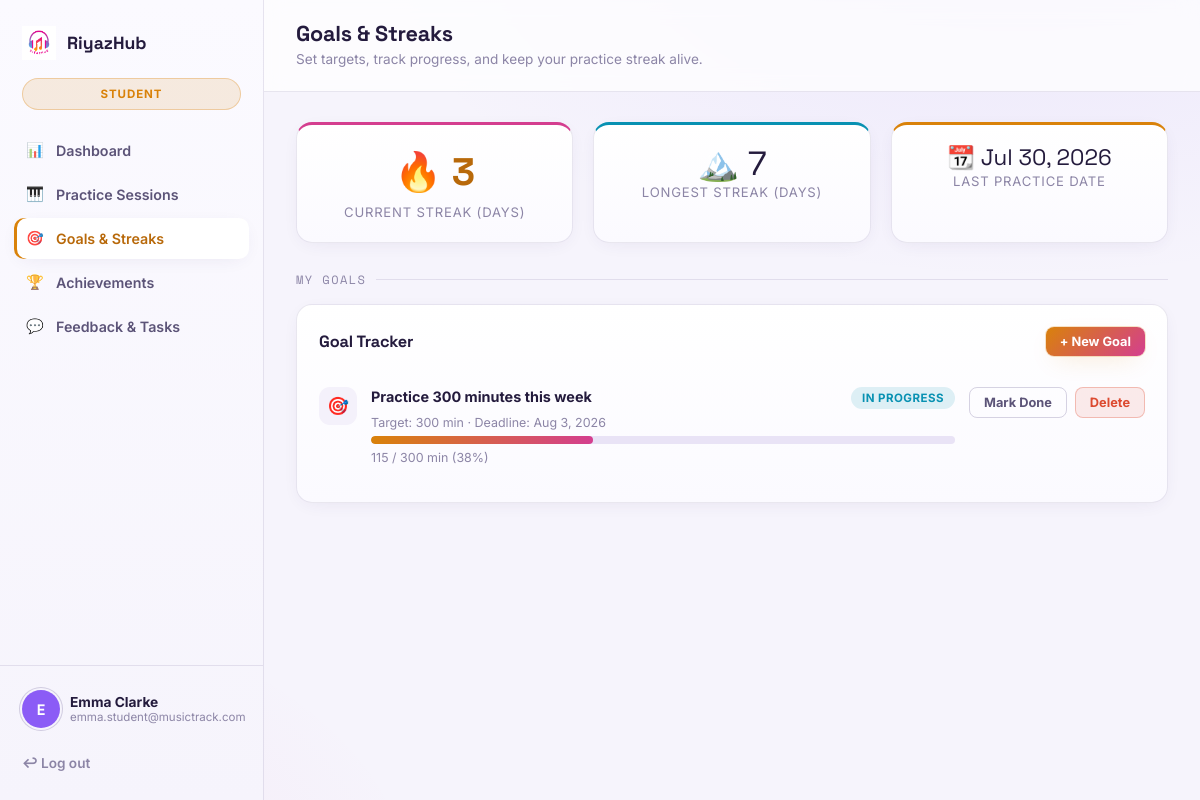
The page /student/goals.php (signed in) on the database its author committed.
### tables this page shows
CREATE TABLE streaks (
  id INT AUTO_INCREMENT PRIMARY KEY,
  student_id INT NOT NULL UNIQUE,
  current_streak INT NOT NULL DEFAULT 0,
  longest_streak INT NOT NULL DEFAULT 0,
  last_practice_date DATE DEFAULT NULL,
  CONSTRAINT fk_streaks_student FOREIGN KEY (student_id) REFERENCES users(id) ON DELETE CASCADE
);

CREATE TABLE goals (
  id INT AUTO_INCREMENT PRIMARY KEY,
  student_id INT NOT NULL,
  title VARCHAR(150) NOT NULL,
  target_minutes INT NOT NULL DEFAULT 0,
  deadline DATE DEFAULT NULL,
  status ENUM('in_progress','completed','missed') NOT NULL DEFAULT 'in_progress',
  created_at TIMESTAMP DEFAULT CURRENT_TIMESTAMP,
  CONSTRAINT fk_goals_student FOREIGN KEY (student_id) REFERENCES users(id) ON DELETE CASCADE
);

### includes/auth.php (called while the page is built, shortened)
<?php
function h($str) {
    return htmlspecialchars((string) $str, ENT_QUOTES, 'UTF-8');
}

### student/goals.php (the view, shortened to what this page needs)
<?php
require_once __DIR__ . '/../includes/auth.php';
$db = getDB();
$studentId = $_SESSION['user_id'];
$stmt = $db->prepare('SELECT * FROM streaks WHERE student_id = ?');
$stmt->execute([$studentId]);
$streak = $stmt->fetch() ?: ['current_streak' => 0, 'longest_streak' => 0, 'last_practice_date' => null];
$stmt = $db->prepare('SELECT g.*, (SELECT COALESCE(SUM(duration_minutes),0) FROM practice_sessions WHERE student_id=g.student_id AND created_at >= g.created_at) AS progress_minutes
                       FROM goals g WHERE g.student_id = ? ORDER BY FIELD(status,"in_progress","completed","missed"), deadline ASC');
$stmt->execute([$studentId]);
$goals = $stmt->fetchAll();
require __DIR__ . '/../includes/sidebar.php';
?>
<div class="grid grid-3">
  <div class="card stat-card accent-magenta text-center">
    <div class="streak-flame" style="font-size:2.4rem; justify-content:center;">🔥 <?= (int)$streak['current_streak'] ?></div>
    <div class="stat-label" style="margin-top:8px;">Current Streak (days)</div>
  </div>
  <div class="card stat-card accent-cyan text-center">
    <div class="stat-value">🏔️ <?= (int)$streak['longest_streak'] ?></div>
    <div class="stat-label">Longest Streak (days)</div>
  </div>
  <div class="card stat-card text-center">
    <div class="stat-value" style="font-size:1.4rem;">📆 <?= $streak['last_practice_date'] ? date('M j, Y', strtotime($streak['last_practice_date'])) : '—' ?></div>
    <div class="stat-label">Last Practice Date</div>
  </div>
</div>
<div class="eq-divider">My Goals</div>
<div class="card">
  <div class="card-header">
    <h3>Goal Tracker</h3>
    <button class="btn btn-primary btn-sm" onclick="openModal('addGoalModal')">+ New Goal</button>
  </div>
  <?php if (!$goals): ?>
    <div class="empty-state">
      <div class="eq-bars"><span></span><span></span><span></span><span></span><span></span></div>
      <h3>No goals set yet</h3>
      <p>Create a goal like "Practice 300 minutes this week" to stay motivated.</p>
    </div>
  <?php else: foreach ($goals as $g):
    $pct = min(100, round(($g['progress_minutes'] / max(1,$g['target_minutes'])) * 100));
  ?>
    <div class="list-item" style="align-items:flex-start;">
      <div class="li-icon">🎯</div>
      <div style="flex:1">
        <div class="flex justify-between items-center">
          <div class="li-title"><?= h($g['title']) ?></div>
          <?php
            $statusBadge = ['in_progress'=>'badge-cyan','completed'=>'badge-success','missed'=>'badge-danger'];
          ?>
          <span class="badge <?= $statusBadge[$g['status']] ?>"><?= h(str_replace('_',' ',ucfirst($g['status']))) ?></span>
        </div>
        <div class="li-meta" style="margin:6px 0;">Target: <?= (int)$g['target_minutes'] ?> min <?php if($g['deadline']): ?>· Deadline: <?= date('M j, Y', strtotime($g['deadline'])) ?><?php endif; ?></div>
        <div class="progress"><span style="width:<?= $pct ?>%"></span></div>
        <div class="li-meta" style="margin-top:6px;"><?= (int)$g['progress_minutes'] ?> / <?= (int)$g['target_minutes'] ?> min (<?= $pct ?>%)</div>
      </div>
      <div class="flex gap-8">
        <?php if ($g['status'] === 'in_progress'): ?>
        <form action="goal_action.php" method="POST">
          <button type="submit" class="btn btn-outline btn-sm">Mark Done</button>
        </form>
        <?php endif; ?>
        <form action="goal_action.php" method="POST" onsubmit="return confirmDelete('Delete this goal?')">
          <button type="submit" class="btn btn-danger btn-sm">Delete</button>
        </form>
      </div>
    </div>
  <?php endforeach; endif; ?>
</div>
<?php require __DIR__ . '/../includes/footer.php'; ?>

### rows shown on the page
streaks: current_streak "3", longest_streak "7", last_practice_date "Jul 30, 2026"
goals: title "Practice 300 minutes this week", status "IN PROGRESS", target_minutes "300", deadline "Aug 3, 2026", progress_minutes "115", pct "38"

### other values the page prints
$roleLabels[$role] "STUDENT"
$item['ico'] "📊"
$item['label'] "Dashboard"
$item['ico'] "🎹"
$item['label'] "Practice Sessions"
$item['ico'] "🎯"
$item['label'] "Goals & Streaks"
$item['ico'] "🏆"
$item['label'] "Achievements"
$item['ico'] "💬"
$item['label'] "Feedback & Tasks"
substr($user['full_name'],0,1) "E"
$user['full_name'] "Emma Clarke"
$user['email'] "emma.student@musictrack.com"
$pageTitle "Goals & Streaks"
